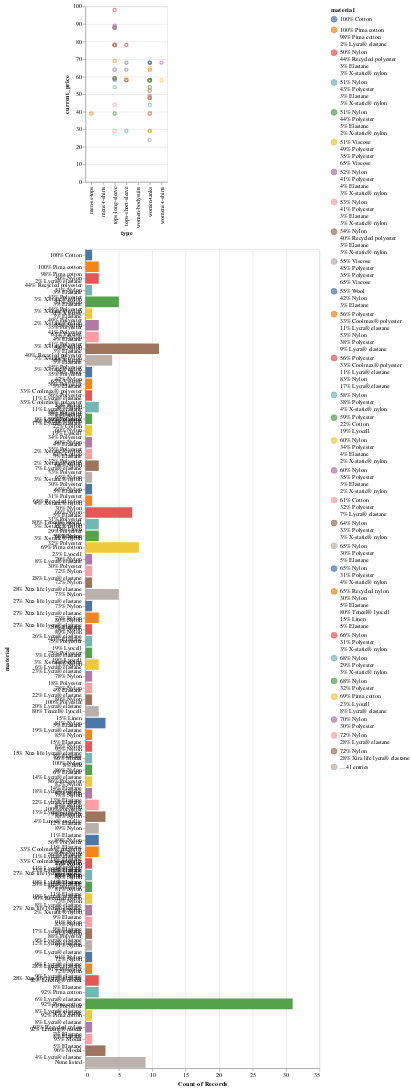

Source (notebook cell):
### Code cell
brush = alt.selection(type='interval')

points = alt.Chart(merge_df).mark_point().encode(
    x='type',
    y='current_price',
    color=alt.condition(brush, 'material', alt.value('lightgray'))
).add_selection(
    brush
)

bars = alt.Chart(merge_df).mark_bar().encode(
    y='material',
    color='material',
    x='count(material)'
).transform_filter(
    brush
)

points & bars

### Figure 1 — Vega-Lite specification as saved in the notebook (floating-point values rounded to 4 significant figures; data arrays with more than 128 entries replaced by an {"elided": "..."} marker saying what was removed)
{"config": {"view": {"continuousWidth": 400, "continuousHeight": 300}}, "vconcat": [{"mark": "point", "encoding": {"color": {"condition": {"type": "nominal", "field": "material", "selection": "selector003"}, "value": "lightgray"}, "x": {"type": "nominal", "field": "type"}, "y": {"type": "quantitative", "field": "current_price"}}, "selection": {"selector003": {"type": "interval"}}}, {"mark": "bar", "encoding": {"color": {"type": "nominal", "field": "material"}, "x": {"type": "nominal", "aggregate": "count", "field": "material"}, "y": {"type": "nominal", "field": "material"}}, "transform": [{"filter": {"selection": "selector003"}}]}], "data": {"name": "data-4606ce9908de18da92a06cf900d59576"}, "$schema": "https://vega.github.io/schema/vega-lite/v4.8.1.json", "datasets": {"data-4606ce9908de18da92a06cf900d59576": {"elided": "165 records"}}}
